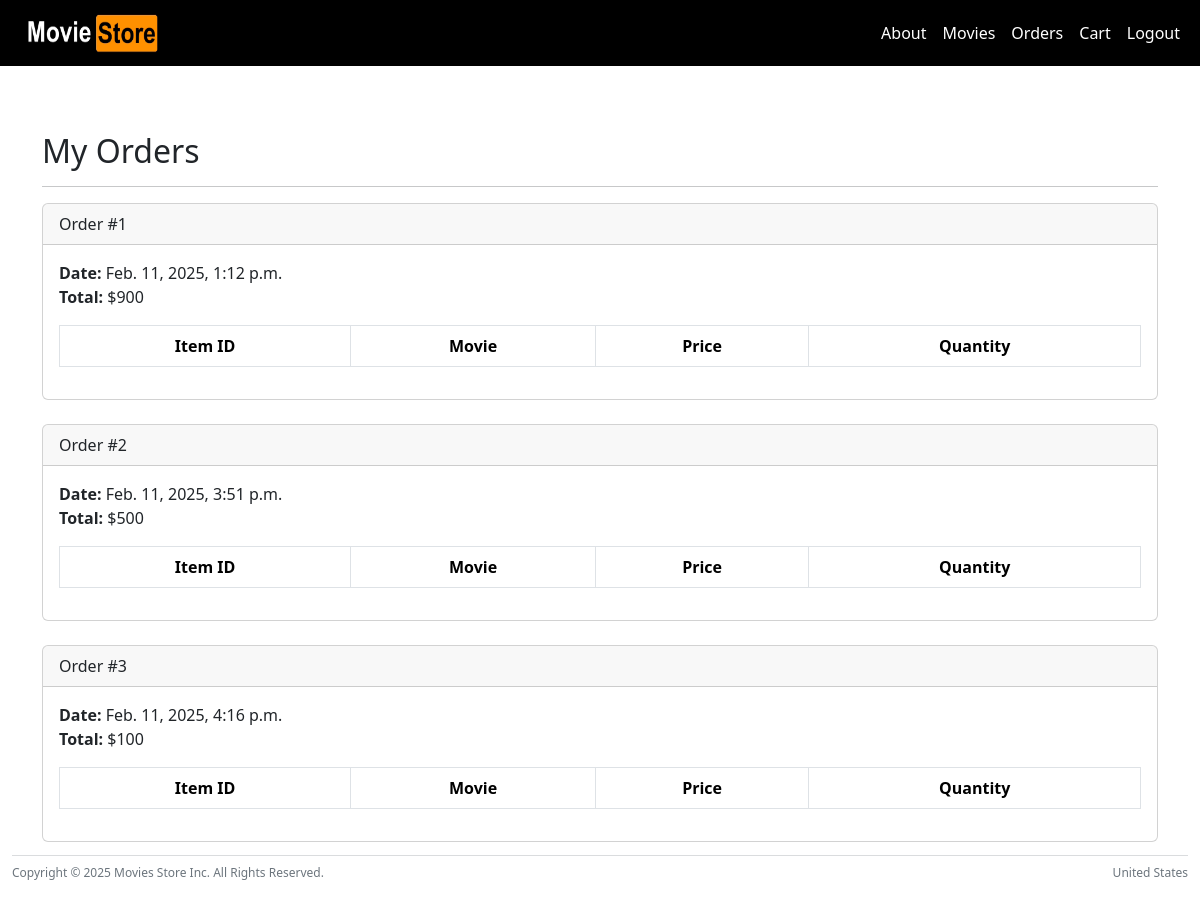
Page /accounts/orders/ (signed in) on the committed database.
### cart/models.py (models this page shows, shortened)
class Order(models.Model):
    id = models.AutoField(primary_key=True)
    total = models.IntegerField()
    date = models.DateTimeField(auto_now_add=True)
    user = models.ForeignKey(User, on_delete=models.CASCADE)

### accounts/views.py (the view)
# urls.py: path('orders/', views.orders, name='orders'),
@login_required
def orders(request):
    template_data = {}
    template_data['title'] = 'Orders'
    template_data['orders'] = request.user.order_set.all()
    return render(request, 'accounts/orders.html',
        {'template_data': template_data})

### accounts/templates/accounts/orders.html (shortened to what this page needs)
{% extends 'base.html' %}
{% block content %}
{% load static %}
<div class="p-3">
  <div class="container" style="padding-top: 100px;">
    <div class="row mt-3">
      <div class="col mx-auto mb-3">
        <h2>My Orders</h2>
        <hr />
        {% for order in template_data.orders %}
        <div class="card mb-4">
          <div class="card-header">
            Order #{{ order.id }}
          </div>
          <div class="card-body">
            <b>Date:</b> {{ order.date }}<br />
            <b>Total:</b> ${{ order.total }}<br />
            <table class="table table-bordered
              table-striped text-center mt-3">
              <thead>
                <tr>
                  <th scope="col">Item ID</th>
                  <th scope="col">Movie</th>
                  <th scope="col">Price</th>
                  <th scope="col">Quantity</th>
                </tr>
              </thead>
            </table>
          </div>
        </div>
        {% endfor %}
      </div>
    </div>
  </div>
</div>
{% endblock content %}

### rows in the picture
Order: id "1", date "Feb. 11, 2025, 1:12 p.m.", total "900"
Order: id "2", date "Feb. 11, 2025, 3:51 p.m.", total "500"
Order: id "3", date "Feb. 11, 2025, 4:16 p.m.", total "100"
